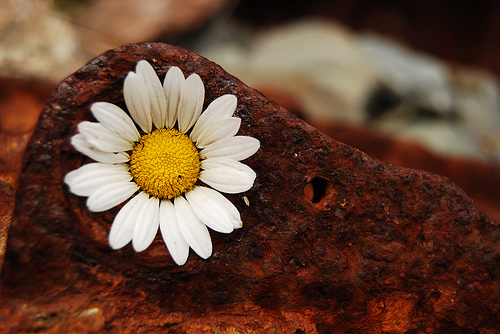
#> input picture projekt_2/flower_photos/daisy/1140299375_3aa7024466.jpg, 500 x 334 px; its folder holds 4 pictures in this run
$ jupyter execute --allow-errors floral-diversity-clustering.ipynb   (shell and % lines are left out)
#> lines starting #> are read from the running program, lines starting #| are printed output that depends on the picture
# **Floral diversity clustering** #

# Business goal

The goal of this project is to cluster flower images based on visual similarity. This can assist in organizing large image collections, support pre-analysis, and potentially be used in plant identification applications.
For example, when uploading a new flower image to a photo gallery (such as Google Photos), it could automatically be added to a corresponding folder — similar to how photos of people are grouped today.

[cell 1]
import umap
import numpy as np
import random
import pandas as pd
import glob
import os
from sklearn.model_selection import train_test_split
import matplotlib.pyplot as plt
from PIL import Image
from collections import Counter
import matplotlib.colors as mcolors
import cv2
import torch
import torchvision.models as models
import torchvision.transforms as transforms
from skimage.color import rgb2gray
from skimage.measure import shannon_entropy
from sklearn.preprocessing import StandardScaler
from sklearn.decomposition import PCA
from sklearn.manifold import TSNE
from sklearn.cluster import KMeans
from sklearn.metrics import silhouette_score, calinski_harabasz_score, davies_bouldin_score
from sklearn import cluster, mixture
from sklearn.cluster import AgglomerativeClustering, SpectralClustering
from sklearn.mixture import GaussianMixture
from sklearn.cluster import OPTICS
import itertools
from itertools import product
np.random.seed(72)
import warnings
warnings.filterwarnings('ignore')

[cell 2]
os.environ["OMP_NUM_THREADS"] = "6"

[cell 3]
# for dirname, _, filenames in os.walk('/kaggle/input'):
#     for filename in filenames:
#         os.path.join(dirname, filename)

[cell 4]
image_folders = [
    "flower_photos/daisy",
    "flower_photos/dandelion",
    "flower_photos/roses",
    "flower_photos/sunflowers",
    "flower_photos/tulips"
]

image_data = []
for folder in image_folders:
    label = os.path.basename(folder)
    for path in glob.glob(f"{folder}/*.jpg"):
        image_data.append((path, label))

print(f"Found {len(image_data)} images.")

Splitting into test, train and validate

[cell 5]
train_paths = []
val_paths = []
test_paths = []
train_paths, val_paths = train_test_split(image_data, test_size=0.3, random_state=72)
train_paths, test_paths = train_test_split(train_paths, test_size=0.3, random_state=72)

print(f"Train: {len(train_paths)}")
print(f"Validate: {len(val_paths)}")
print(f"Test: {len(test_paths)}")

[cell 6]
def load_images(paths):
    images = []
    for path in paths:
        try:
            img = Image.open(path).convert('RGB')
#> img is the input picture: PIL image 500x334 RGB; mean R, G, B 99.7, 68.9, 51.8
            images.append(img)
        except Exception as e:
            print(f"Error {path}: {e}")
    return images

[cell 7]
images_train = load_images([path for path, label in train_paths])
#> images_train = 1 item
labels_train = [label for path, label in train_paths]
images_test = load_images([path for path, label in test_paths])
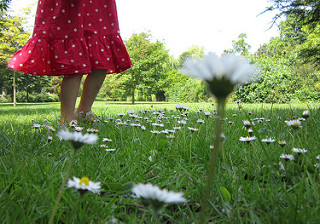
#> input picture projekt_2/flower_photos/daisy/10391248763_1d16681106_n.jpg, 320 x 224 px
#> in load_images, img is the input picture: PIL image 320x224 RGB; mean R, G, B 117, 128, 87.3
#> images_test = 1 item
labels_test = [label for path, label in test_paths]

# EDA

[cell 8]
def show_images(images,size=20):
    random.seed(72)
    sample_images = random.sample(images, size)

    plt.figure(figsize=(15, 10))
    for i, image in enumerate(sample_images):
        plt.subplot(size//5 + 1, 5, i + 1)
        plt.imshow(image)
        plt.axis('off')
    plt.suptitle(f"{size} random images", fontsize=16)
    plt.tight_layout()
    plt.show()

Below are some random images from the dataset.

#> (a cell that did not finish here is left out)

[cell 10]
image_favorites_folder = [
    "favorites"
]

image_paths_favorites = []
for folder in image_favorites_folder:
    image_paths_favorites.extend(glob.glob(f"{folder}/*.jpg"))

print(f"Found {len(image_paths_favorites)} images.")

[cell 11]
images_favorites=load_images(image_paths_favorites)

Below are some images we found manually in the dataset, that could be hard to cluster into specific flower category.

#> (a cell that did not finish here is left out)


[cell 13]
def check_image_sizes(images):
    sizes = []

    for img in images:
        try:
            sizes.append(img.size)
        except Exception as e:
            print(f"Problem with: {img}, exception: {e}")
#> this loop made 1 pass
#> after the loop, sizes = [(500, 334)]

    size_counts = Counter(sizes)
#> size_counts = {(500, 334): 1}

    print(f"Number of unique sizes: {len(size_counts)}")
#| Number of unique sizes: 1
    print("Most popular sizes (top 5):")
    for size, count in size_counts.most_common(5):
        print(f"  {size}: {count} images")
#> this loop made 1 pass
#> (size, count) on pass 1: ((500, 334), 1)
#|   (500, 334): 1 images

    return sizes, size_counts

[cell 14]
sizes, size_counts = check_image_sizes(images_train)
#> sizes = [(500, 334)]; size_counts = {(500, 334): 1}

Since it turned out that our images have very different sizes and from visual observations we decided to scale them instead of of cutting, because there are many pictures where the flowers are small parts of pictures located in the corners.

[cell 15]
def resize_images(imag, size=(224, 224)):
#> called with size = (224, 224)
    images = []
    for img in imag:
        try:
            img = img.resize(size)
            images.append(img)
        except Exception as e:
            print(f"Error {path}: {e}")
#> this loop made 1 pass
#> pass 1, in resize_images, `img = img.resize(size)`:
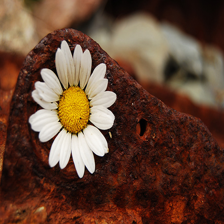
#> img: PIL image 224x224 RGB; mean R, G, B 99.7, 68.9, 51.8
#> after the loop, images = 1 item
    return images

[cell 16]
img_train=resize_images(images_train)
#> img_train = 1 item
#> (the rest of this cell did not finish here and is left out)


[cell 17]
img_test=resize_images(images_test)
#> the loop in resize_images (call 2), `for img in imag:` made 1 pass
#> pass 1, in resize_images (call 2), `img = img.resize(size)`:
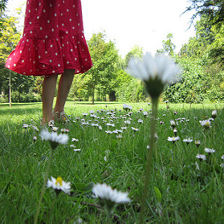
#> img: PIL image 224x224 RGB; mean R, G, B 117, 128, 87.3
#> img_test = 1 item

[cell 18]
X_train = np.array([np.array(img) for img in img_train])
X_test = np.array([np.array(img) for img in img_test])

## Analysing images' features

[cell 19]
r_channel = X_train[:, :, :, 0].flatten()
g_channel = X_train[:, :, :, 1].flatten()
b_channel = X_train[:, :, :, 2].flatten()

plt.figure(figsize=(12, 5))
plt.hist(r_channel, bins=50, color='red', alpha=0.5, label='Red')
plt.hist(g_channel, bins=50, color='green', alpha=0.5, label='Green')
plt.hist(b_channel, bins=50, color='blue', alpha=0.5, label='Blue')
plt.title("Distribution of RGB canals (all pixels)")
plt.xlabel("Pixel value (0-255)")
plt.ylabel("Number of pixels")
plt.legend()
plt.grid(True)
plt.show()
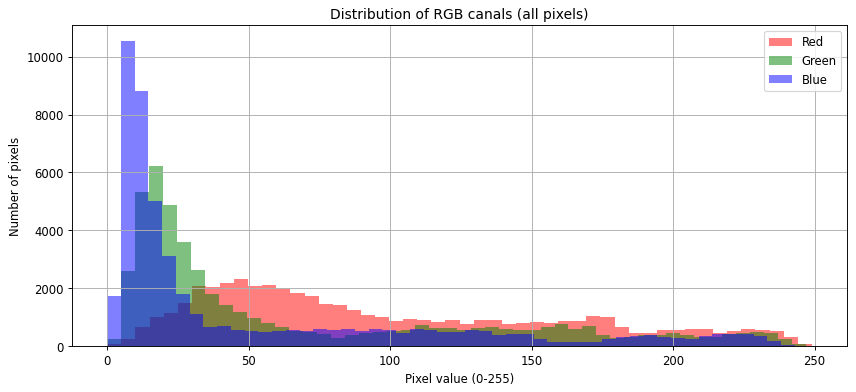
#> figure drawn by matplotlib, 1 panel; tallest bar 2308 high, from x = 44.82 to 49.8; tallest bar 6213 high, from x = 14.82 to 19.76; tallest bar 10555 high, from x = 4.86 to 9.72

From the graph above we can conclude that:
- we have little blues
- there are some moderate greens
- many pixels are intensively red

[cell 20]
grayscale_count = 0
for img in X_train:
    if np.all(img[:, :, 0] == img[:, :, 1]) and np.all(img[:, :, 1] == img[:, :, 2]):
        grayscale_count += 1
#> after the loop, grayscale_count = 0

print(f"Black and white images: {grayscale_count} z {len(X_train)}")
#| Black and white images: 0 z 1

Less than 1% of images from the train set are black and white so we could delete them if it poses problems later.

[cell 21]
def top_images(X, top_n, feature_name, feature, top=True):
    if (top):
        sorted_indices = np.argsort(feature)[::-1]
    else:
        sorted_indices = np.argsort(feature)

    top_n = 9
    top_images = [X[i] for i in sorted_indices[:top_n]]

    plt.figure(figsize=(10, 10))
    for i, img in enumerate(top_images):
        plt.subplot(3, 3, i + 1)
        plt.imshow(img)
        plt.axis('off')
        plt.title(f"{feature_name}: {feature[sorted_indices[i]]:.1f}")
    plt.suptitle(f"Top {top_n} Images", fontsize=16)
    plt.tight_layout()
    plt.show()

[cell 22]
def compute_avg_saturation(X):
    sat_vals = []
    for img in X:
        hsv = mcolors.rgb_to_hsv(img / 255.0)
        sat_vals.append(hsv[:, :, 1].mean())
#> after the loop, sat_vals = [0.475]
    return np.array(sat_vals)

avg_saturation_test = compute_avg_saturation(X_test)
#> avg_saturation_test = [0.475]
avg_saturation = compute_avg_saturation(X_train)
#> the loop in compute_avg_saturation (call 2), `for img in X:` made 1 pass
#> avg_saturation = [0.586]
plt.hist(avg_saturation, bins=30, color='violet')
plt.title("Histogram of mean saturation")
plt.xlabel("Saturation (0–1)")
plt.ylabel("Image count")
plt.show()
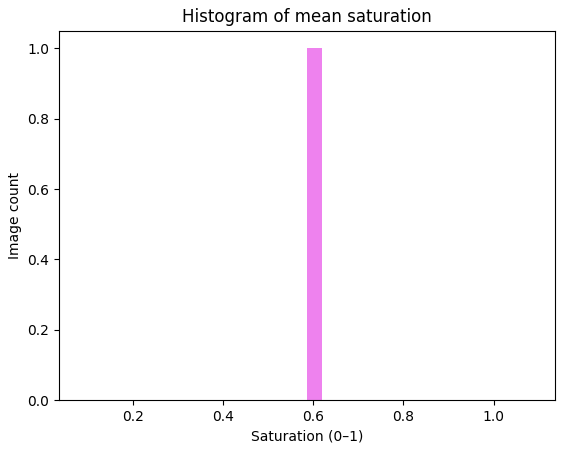
#> figure drawn by matplotlib, 1 panel; tallest bar 1 high, from x = 0.586 to 0.619

[cell 23]
top_images(X_train, 9, "saturation", avg_saturation)
#> in top_images, `sorted_indices = np.argsort(feature)[::-1]`: sorted_indices = [0]
#> in top_images, `top_images = [X[i] for i in sorted_indices[:top_n]]`: top_images = 1 item
#> the loop in top_images, `for i, img in enumerate(top_images):` made 1 pass

[cell 24]
top_images(X_train, 9, "saturation", avg_saturation, False)
#> the loop in top_images (call 2), `for i, img in enumerate(top_images):` made 1 pass

[cell 25]
brightness = []
for img in X_train:
    hsv = cv2.cvtColor(img, cv2.COLOR_RGB2HSV)
    brightness.append(hsv[:, :, 2].mean())
#> after the loop, brightness = [99.73]

brightness_test = []
for img in X_test:
    hsv = cv2.cvtColor(img, cv2.COLOR_RGB2HSV)
    brightness_test.append(hsv[:, :, 2].mean())
#> after the loop, brightness_test = [139.6]


plt.hist(brightness, bins=50, color='orange')
plt.title("Distribution of brightness (V)")
plt.xlabel("Mean brightness (0–255)")
plt.ylabel("Image count")
plt.grid(True)
plt.show()
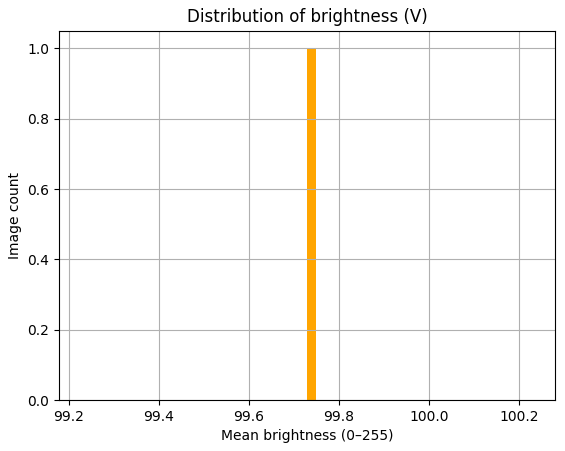
#> figure drawn by matplotlib, 1 panel; tallest bar 1 high, from x = 99.73 to 99.75

[cell 26]
top_images(X_train, 9, "brightness", brightness)

[cell 27]
top_images(X_train, 9, "brightness", brightness, False)

[cell 28]
variances_test = [img.var() for img in X_test]
#> variances_test = [5401.1]
variances = [img.var() for img in X_train]
#> variances = [4516.7]
plt.hist(variances, bins=50, color='teal')
plt.title("Distribution of variance")
plt.xlabel("Variance of pixels")
plt.ylabel("Image count")
plt.grid(True)
plt.show()
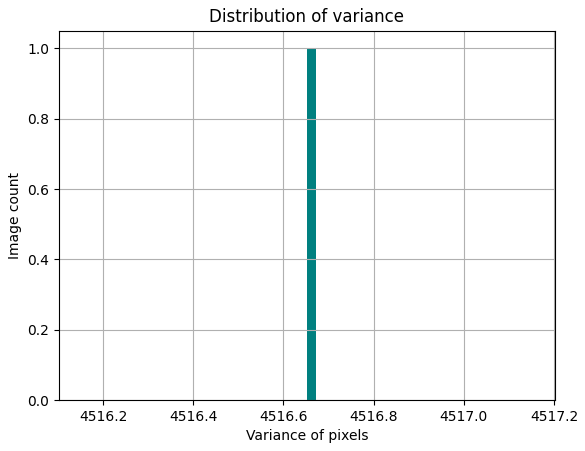
#> figure drawn by matplotlib, 1 panel; tallest bar 1 high, from x = 4516.7 to 4516.7

[cell 29]
top_images(X_train, 9, "variance", variances)

[cell 30]
top_images(X_train, 9, "variance", variances, False)

[cell 31]
def compute_entropy_from_numpy(images):
    entropies = []
    for img in images:
        gray = rgb2gray(img)
        entropy = shannon_entropy(gray)
        entropies.append(entropy)
#> this loop made 1 pass
#> entropy on pass 1: 14.39
#> pass 1, in compute_entropy_from_numpy, `gray = rgb2gray(img)`:
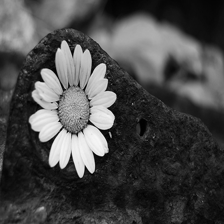
#> gray: shape (224, 224) float64; min 0, max 0.968, mean 0.291
#> after the loop, entropies = [14.39]
    return entropies

entropies = compute_entropy_from_numpy(X_train)
#> entropies = [14.39]
entropies_test = compute_entropy_from_numpy(X_test)
#> the loop in compute_entropy_from_numpy (call 2), `for img in images:` made 1 pass
#> entropy on pass 1: 14.51
#> pass 1, in compute_entropy_from_numpy (call 2), `gray = rgb2gray(img)`:
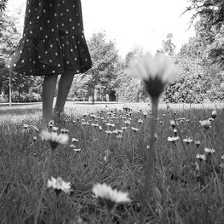
#> gray: shape (224, 224) float64; min 0.0204, max 1, mean 0.481
#> after the loop in compute_entropy_from_numpy (call 2), `for img in images:`: entropies = [14.51]
#> entropies_test = [14.51]

Saturation, brightness and variance have an almost normal distribution. Images with marginal values of those features still look good, so we won't cut them from our dataset.

[cell 32]
plt.figure(figsize=(10, 5))
plt.hist(entropies, bins=50, color='teal', alpha=0.7)
plt.title("Distribution of entropy in the dataset")
plt.xlabel("Entropy (Shannon)")
plt.ylabel("Image count")
plt.grid(True)
plt.show()
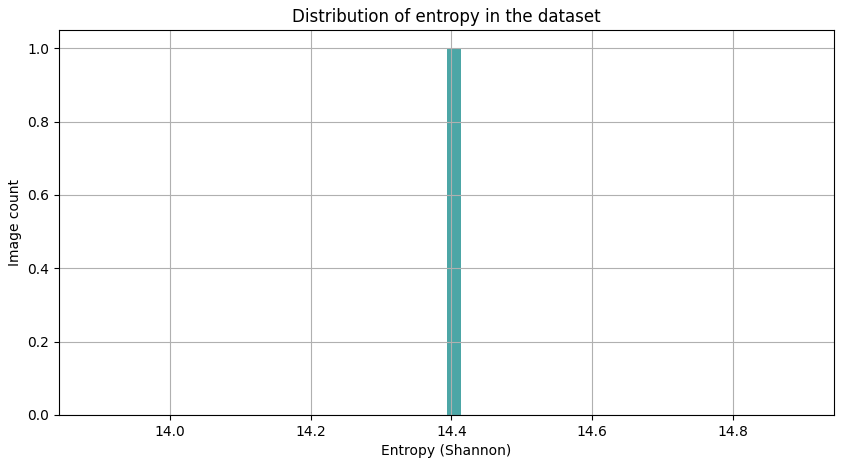
#> figure drawn by matplotlib, 1 panel; tallest bar 1 high, from x = 14.39 to 14.41

Entropy values are high in most of the images, which means they are highly detailed.

# Feature engineering

## Our calculated features

[cell 33]
df_our_features = pd.DataFrame({
    "avg_saturation": avg_saturation,
    "brightness": brightness,
    "variance": variances,
    "entropy": entropies
})
#> df_our_features = table of 1 rows and 4 columns
df_our_features_test = pd.DataFrame({
    "avg_saturation": avg_saturation_test,
    "brightness": brightness_test,
    "variance": variances_test,
    "entropy": entropies_test
})
#> df_our_features_test = table of 1 rows and 4 columns
df_our_features.head()
#> Out = table of 1 rows and 4 columns

## ResNet features

#> (a cell that did not finish here is left out)

#> (a cell that did not finish here is left out)

[cell 36]
features = []

#> (the rest of this cell did not finish here and is left out)

[cell 37]
features_test = []

#> (the rest of this cell did not finish here and is left out)

[cell 38]
df_resnet_features = pd.DataFrame(features)
df_resnet_features.columns = [f"resnet_feat_{i}" for i in range(df_resnet_features.shape[1])]

[cell 39]
df_resnet_features_test = pd.DataFrame(features_test)
df_resnet_features_test.columns = [f"resnet_feat_{i}" for i in range(df_resnet_features_test.shape[1])]

[cell 40]
df_features = pd.concat([
    df_resnet_features,
    df_our_features
], axis=1)
#> df_features = table of 1 rows and 4 columns

[cell 41]
df_features_test = pd.concat([
    df_resnet_features_test,
    df_our_features_test
], axis=1)
#> df_features_test = table of 1 rows and 4 columns

[cell 42]
df_features.head()
#> Out = table of 1 rows and 4 columns

[cell 43]
scaler = StandardScaler()
df_features = pd.DataFrame(
    scaler.fit_transform(df_features),
    columns=df_features.columns
)
df_features_test = pd.DataFrame(
    scaler.transform(df_features_test),
    columns=df_features_test.columns
)

## PCA, t-SNE and UMAP

[cell 44]
features = df_features.values
#> features = [[0, 0, 0, 0]]
features_test = df_features_test.values
#> features_test = [[-0.111, 39.84, 884.4, 0.12]]
tsne = TSNE(n_components=2, random_state=72, perplexity=20, n_iter=1000)
#> (the rest of this cell did not finish here and is left out)
